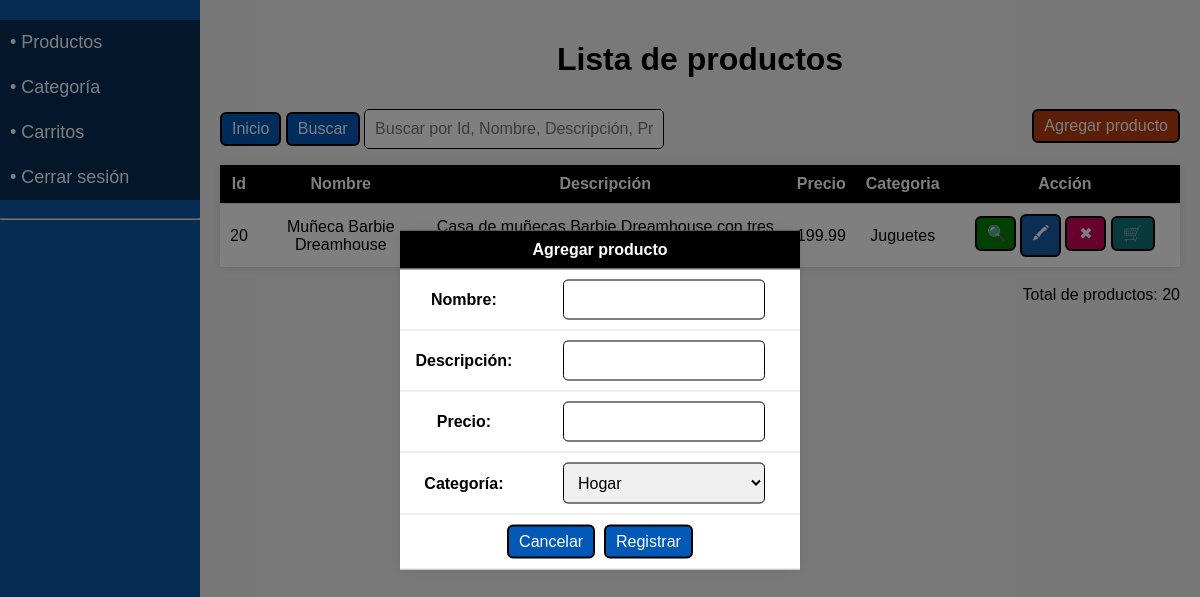
The page /productos_registrar.php?pag=3 (signed in) on the database its author committed.
### tables this page shows
CREATE TABLE `productos` (
  `id` int(11) NOT NULL,
  `nombre` varchar(50) DEFAULT NULL,
  `descripcion` varchar(255) DEFAULT NULL,
  `precio` decimal(10,2) DEFAULT NULL,
  `categoria_id` int(11) DEFAULT NULL
);

CREATE TABLE `categoria_productos` (
  `id` int(11) NOT NULL,
  `nombre` varchar(50) DEFAULT NULL
);

### productos_registrar.php (the view, shortened to what this page needs)
<?php
include("conexion.php");
include("productos_tabla.php");
$pagina = $_GET['pag'];
?>
<html>
<body>
<div class="caja_popup2">
<form class="contenedor_popup" method="POST">
<table>
<tr><th colspan="2">Agregar producto</th></tr>
<tr>
<td><b>Nombre: </b></td>
<td><input type="text" name="txtnom" autocomplete="off" class="CajaTexto"></td>
</tr>
<tr>
<td><b>Descripción: </b></td>
<td><input type="text" name="txtdes" autocomplete="off" class="CajaTexto"></td>
</tr>
<tr>
<td><b>Precio: </b></td>
<td><input type="number" name="txtpre" autocomplete="off" class="CajaTexto" step="any"></td>
</tr>
<tr>
<td><b>Categoría: </b></td>
<td>
<select name="txtcat" class='CajaTexto'>
<?php
$qrcategoria = mysqli_query($conn, "SELECT * FROM categoria_productos ");
while($mostrarcat = mysqli_fetch_array($qrcategoria))
{
echo '<option value="'.$mostrarcat['id'].'">' .$mostrarcat['nombre']. '</option>';
}
?>
</select>
</td>
</tr>
<tr>
<td colspan="2" >
<?php echo "<a class='BotonesTeam' href=\"productos_tabla.php?pag=$pagina\">Cancelar</a>";?>&nbsp;
<input class='BotonesTeam' type="submit" name="btnregistrar" value="Registrar" onClick="javascript: return confirm('¿Deseas registrar este producto');">
</td>
</tr>
</table>
</form>
</div>
</body>
</html>

### productos_tabla.php (shortened to what this page needs)
<?php
include("barra_lateral.php");
?>
<html>
<body>
<div class="ContenedorPrincipal">
<?php
$filasmax = 7;
if (isset($_GET['pag'])) {
    $pagina = $_GET['pag'];
} else {
    $pagina = 1;
}
if (isset($_POST['btnbuscar'])) {
    $buscar = $_POST['txtbuscar'];
    $sqlusu = mysqli_query($conn, "SELECT pro.id, pro.nombre, descripcion, precio, cat.nombre as categoria
        FROM productos pro, categoria_productos cat
        WHERE pro.categoria_id = cat.id AND (
            pro.id LIKE '%$buscar%' OR
            pro.nombre LIKE '%$buscar%' OR
            descripcion LIKE '%$buscar%' OR
            precio LIKE '%$buscar%' OR
            cat.nombre LIKE '%$buscar%'
        )");
} else {
    $sqlusu = mysqli_query($conn, "SELECT pro.id, pro.nombre, descripcion, precio, cat.nombre as categoria
        FROM productos pro, categoria_productos cat
        WHERE pro.categoria_id = cat.id
        ORDER BY pro.id ASC
        LIMIT " . (($pagina - 1) * $filasmax) . "," . $filasmax);
}
$resultadoMaximo = mysqli_query($conn, "SELECT count(*) as num_productos FROM productos");
$maxusutabla = mysqli_fetch_assoc($resultadoMaximo)['num_productos'];
?>
<div class="ContenedorTabla">
    <form method="POST">
        <h1>Lista de productos</h1>
        <div class="ContBuscar">
            <div style="float: left;">
                <a href="productos_tabla.php" class="BotonesTeam">Inicio</a>
                <input class="BotonesTeam" type="submit" value="Buscar" name="btnbuscar">
                <input class="CajaTextoBuscar" type="text" name="txtbuscar" placeholder="Buscar por Id, Nombre, Descripción, Precio, Categoría" autocomplete="off">
            </div>
            <div style="float:right;">
                <?php echo "<a class='BotonesTeam5' href=\"productos_registrar.php?pag=$pagina\">Agregar producto</a>";?>
            </div>
        </div>
    </form>
    <table>
        <tr>
            <th>Id</th>
            <th>Nombre</th>
            <th>Descripción</th>
            <th>Precio</th>
            <th>Categoria</th>
            <th>Acción</th>
        </tr>
        <?php
        while ($mostrar = mysqli_fetch_assoc($sqlusu)) {
            echo "<tr>";
            echo "<td>".$mostrar['id']."</td>";
            echo "<td>".$mostrar['nombre']."</td>";
            echo "<td>".$mostrar['descripcion']."</td>";
            echo "<td>".$mostrar['precio']."</td>";
            echo "<td>".$mostrar['categoria']."</td>";
            echo "<td style='width:24%'>
            <a class='BotonesTeam1' href=\"productos_ver.php?id=$mostrar[id]&pag=$pagina\">&#x1F50D;</a>
            <a class='BotonesTeam2' href=\"productos_modificar.php?id=$mostrar[id]&pag=$pagina\">&#128397;</a>
            <a class='BotonesTeam3' href=\"productos_eliminar.php?id=$mostrar[id]&pag=$pagina\" onClick=\"return confirm('¿Estás seguro de eliminar el producto $mostrar[nombre]?')\">&#10006;</a>
            <a class='BotonesTeam4' href=\"carrito.php?id=$mostrar[id]&pag=$pagina\">&#128722;</a>
            </td>";
        }
        ?>
    </table>
    <div style='text-align:right'>
        <br>
        <?php echo "Total de productos: ".$maxusutabla;?>
    </div>
</div>
<div style='text-align:right'>
    <br>
</div>
<div style="text-align:center">
    <?php
    if (isset($_GET['pag'])) {
        if ($_GET['pag'] > 1) {
    ?>
    <a class="BotonesTeam4" href="productos_tabla.php?pag=<?php echo $_GET['pag'] - 1; ?>">Anterior</a>
    <?php
        } else {
    ?>
    <a class="BotonesTeam4" href="#" style="pointer-events: none">Anterior</a>
    <?php
        }
    ?>
    <?php
    } else {
    ?>
    <a class="BotonesTeam4" href="#" style="pointer-events: none">Anterior</a>
    <?php
    }
    if (isset($_GET['pag'])) {
        if ((($pagina) * $filasmax) < $maxusutabla) {
    ?>
    <a class="BotonesTeam4" href="productos_tabla.php?pag=<?php echo $_GET['pag'] + 1; ?>">Siguiente</a>
    <?php
        } else {
    ?>
    <a class="BotonesTeam4" href="#" style="pointer-events: none">Siguiente</a>
    <?php
        }
    ?>
    <?php
    } else {
    ?>
    <a class="BotonesTeam4" href="productos_tabla.php?pag=2">Siguiente</a>
    <?php
    }
    ?>
</div>
</div>
</body>
</html>

### css/styles.css (style rules this page uses)
body { background: #f2f2f2; font-family: Arial, sans-serif; margin:0; padding:0; display: flex; flex-direction: column; }
h1 { color:black; }
.CajaTexto { width: 80%; padding: 10px; font-size:1em; border-radius:5px; border:1px solid black; color:black; }
.ContenedorPrincipal { margin-left: 200px; padding: 20px; box-sizing: border-box; text-align:center; }
table { border-collapse: collapse; width: 100%; margin: 0 auto; background-color: #fff; box-shadow: 0 0 10px rgba(0, 0, 0, 0.1); color:#000; }
th { background-color: black; color: white; }
th, td { padding: 10px; text-align: center; border-bottom: 1px solid #dddddd; }
.ContenedorTabla { margin-left: auto; margin-right: auto; max-width:1260px; width: 100%; }
.BotonesTeam,.BotonesTeam1,.BotonesTeam2,.BotonesTeam3,.BotonesTeam4,.BotonesTeam5 { text-align:center; display: inline-block; background:#0258b6; padding: 6px 10px; border-radius:6px; text-decoration: none; color:white; border:2px solid black; cursor:pointer; font-size: 16px; }
.BotonesTeam1,.BotonesTeam2,.BotonesTeam3 { transition: transform 250ms; width:8%; background:green; }
.BotonesTeam2 { background:#185ca7; }
.BotonesTeam3 { background:#cf055f; }
.BotonesTeam4 { background:#11757A; }
.BotonesTeam5 { transition: transform 250ms; background:#B63C12; }
.ContBuscar { overflow: hidden; padding-top:1%; }
.CajaTextoBuscar { width: 300px; padding: 10px; font-size:1em; border-radius:5px; border:1px solid black; color:black; }
.contenedor_popup { top: 50%; left: 50%; position: absolute; transform: translate(-50%,-50%); width:400px; transition: all 0.2s; background-color:white; }
.caja_popup2 { display: block; position: absolute; padding:0; background-color:rgba(0, 0, 0, 0.5); width:100%; height:100%; }

### rows shown on the page
productos: id "20", nombre "Muñeca Barbie Dreamhouse", descripcion "Casa de muñecas Barbie Dreamhouse con tres…", precio "199.99", categoria_productos.nombre "Juguetes"

### other values the page prints
$maxusutabla "20"
form field txtcat "Hogar"
